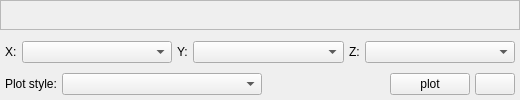
                 <widget class="QFrame" name="frame_2">
                  <property name="sizePolicy">
                   <sizepolicy hsizetype="Fixed" vsizetype="Preferred">
                    <horstretch>0</horstretch>
                    <verstretch>0</verstretch>
                   </sizepolicy>
                  </property>
                  <property name="minimumSize">
                   <size>
                    <width>520</width>
                    <height>0</height>
                   </size>
                  </property>
                  <property name="maximumSize">
                   <size>
                    <width>600</width>
                    <height>16777215</height>
                   </size>
                  </property>
                  <property name="frameShape">
                   <enum>QFrame::NoFrame</enum>
                  </property>
                  <property name="frameShadow">
                   <enum>QFrame::Raised</enum>
                  </property>
                  <layout class="QVBoxLayout" name="verticalLayout_30">
                   <property name="spacing">
                    <number>0</number>
                   </property>
                   <property name="leftMargin">
                    <number>0</number>
                   </property>
                   <property name="topMargin">
                    <number>0</number>
                   </property>
                   <property name="rightMargin">
                    <number>0</number>
                   </property>
                   <property name="bottomMargin">
                    <number>0</number>
                   </property>
                   <item>
                    <layout class="QVBoxLayout" name="verticalLayout_19">
                     <property name="spacing">
                      <number>6</number>
                     </property>
                     <item>
                      <widget class="QFrame" name="frame_wafer_222">
                       <property name="frameShape">
                        <enum>QFrame::StyledPanel</enum>
                       </property>
                       <property name="frameShadow">
                        <enum>QFrame::Raised</enum>
                       </property>
                       <layout class="QGridLayout" name="gridLayout_9">
                        <property name="leftMargin">
                         <number>0</number>
                        </property>
                        <property name="topMargin">
                         <number>0</number>
                        </property>
                        <property name="rightMargin">
                         <number>0</number>
                        </property>
                        <property name="bottomMargin">
                         <number>0</number>
                        </property>
                        <property name="spacing">
                         <number>0</number>
                        </property>
                        <item row="0" column="0">
                         <layout class="QVBoxLayout" name="frame_graph">
                          <property name="spacing">
                           <number>2</number>
                          </property>
                          <property name="leftMargin">
                           <number>2</number>
                          </property>
                          <property name="topMargin">
                           <number>2</number>
                          </property>
                          <property name="rightMargin">
                           <number>2</number>
                          </property>
                          <property name="bottomMargin">
                           <number>2</number>
                          </property>
                         </layout>
                        </item>
                       </layout>
                      </widget>
                     </item>
                     <item>
                      <layout class="QVBoxLayout" name="verticalLayout_20">
                       <property name="spacing">
                        <number>0</number>
                       </property>
                       <item>
                        <layout class="QHBoxLayout" name="horizontalLayout_30" stretch="0,0,0,0,0,0">
                         <property name="spacing">
                          <number>5</number>
                         </property>
                         <property name="leftMargin">
                          <number>5</number>
                         </property>
                         <property name="topMargin">
                          <number>5</number>
                         </property>
                         <property name="rightMargin">
                          <number>5</number>
                         </property>
                         <property name="bottomMargin">
                          <number>5</number>
                         </property>
                         <item>
                          <widget class="QLabel" name="label_30">
                           <property name="sizePolicy">
                            <sizepolicy hsizetype="Fixed" vsizetype="Preferred">
                             <horstretch>0</horstretch>
                             <verstretch>0</verstretch>
                            </sizepolicy>
                           </property>
                           <property name="text">
                            <string>X:</string>
                           </property>
                          </widget>
                         </item>
                         <item>
                          <widget class="QComboBox" name="cbb_x"/>
                         </item>
                         <item>
                          <widget class="QLabel" name="label_34">
                           <property name="sizePolicy">
                            <sizepolicy hsizetype="Fixed" vsizetype="Preferred">
                             <horstretch>0</horstretch>
                             <verstretch>0</verstretch>
                            </sizepolicy>
                           </property>
                           <property name="text">
                            <string>Y:</string>
                           </property>
                          </widget>
                         </item>
                         <item>
                          <widget class="QComboBox" name="cbb_y"/>
                         </item>
                         <item>
                          <widget class="QLabel" name="label_31">
                           <property name="sizePolicy">
                            <sizepolicy hsizetype="Fixed" vsizetype="Preferred">
                             <horstretch>0</horstretch>
                             <verstretch>0</verstretch>
                            </sizepolicy>
                           </property>
                           <property name="text">
                            <string>Z:</string>
                           </property>
                          </widget>
                         </item>
                         <item>
                          <widget class="QComboBox" name="cbb_z"/>
                         </item>
                        </layout>
                       </item>
                       <item>
                        <layout class="QHBoxLayout" name="horizontalLayout_31" stretch="0,0,0,0,0">
                         <property name="spacing">
                          <number>5</number>
                         </property>
                         <property name="leftMargin">
                          <number>5</number>
                         </property>
                         <property name="topMargin">
                          <number>5</number>
                         </property>
                         <property name="rightMargin">
                          <number>5</number>
                         </property>
                         <property name="bottomMargin">
                          <number>5</number>
                         </property>
                         <item>
                          <widget class="QLabel" name="label_36">
                           <property name="sizePolicy">
                            <sizepolicy hsizetype="Fixed" vsizetype="Preferred">
                             <horstretch>0</horstretch>
                             <verstretch>0</verstretch>
                            </sizepolicy>
                           </property>
                           <property name="text">
                            <string>Plot style:</string>
                           </property>
                          </widget>
                         </item>
                         <item>
                          <widget class="QComboBox" name="cbb_plot_style">
                           <property name="sizePolicy">
                            <sizepolicy hsizetype="Fixed" vsizetype="Fixed">
                             <horstretch>0</horstretch>
                             <verstretch>0</verstretch>
                            </sizepolicy>
                           </property>
                           <property name="minimumSize">
                            <size>
                             <width>200</width>
                             <height>0</height>
                            </size>
                           </property>
                          </widget>
                         </item>
                         <item>
                          <spacer name="horizontalSpacer_12">
                           <property name="orientation">
                            <enum>Qt::Horizontal</enum>
                           </property>
                           <property name="sizeHint" stdset="0">
                            <size>
                             <width>40</width>
                             <height>20</height>
                            </size>
                           </property>
                          </spacer>
                         </item>
                         <item>
                          <widget class="QPushButton" name="btn_plot_graph">
                           <property name="sizePolicy">
                            <sizepolicy hsizetype="Maximum" vsizetype="Fixed">
                             <horstretch>0</horstretch>
                             <verstretch>0</verstretch>
                            </sizepolicy>
                           </property>
                           <property name="text">
                            <string>plot</string>
                           </property>
                          </widget>
                         </item>
                         <item>
                          <widget class="QPushButton" name="btn_copy2">
                           <property name="toolTip">
                            <string>Copy Figure to clipboard</string>
                           </property>
                           <property name="text">
                            <string/>
                           </property>
                           <property name="icon">
                            <iconset resource="resources_new.qrc">
                             <normaloff>:/icon/iconpack/copy.png</normaloff>:/icon/iconpack/copy.png</iconset>
                           </property>
                           <property name="iconSize">
                            <size>
                             <width>20</width>
                             <height>20</height>
                            </size>
                           </property>
                          </widget>
                         </item>
                        </layout>
                       </item>
                      </layout>
                     </item>
                    </layout>
                   </item>
                  </layout>
                 </widget>
